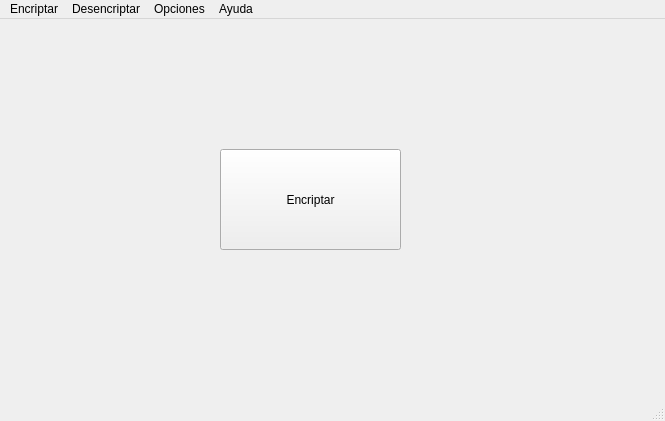
<?xml version="1.0" encoding="UTF-8"?>
<ui version="4.0">
 <class>Windowbuttom</class>
 <widget class="QMainWindow" name="Windowbuttom">
  <property name="geometry">
   <rect>
    <x>0</x>
    <y>0</y>
    <width>665</width>
    <height>421</height>
   </rect>
  </property>
  <property name="windowTitle">
   <string>MainWindow</string>
  </property>
  <widget class="QWidget" name="centralwidget">
   <widget class="QPushButton" name="pushButton">
    <property name="geometry">
     <rect>
      <x>220</x>
      <y>130</y>
      <width>181</width>
      <height>101</height>
     </rect>
    </property>
    <property name="text">
     <string>Encriptar</string>
    </property>
   </widget>
  </widget>
  <widget class="QMenuBar" name="menubar">
   <property name="geometry">
    <rect>
     <x>0</x>
     <y>0</y>
     <width>665</width>
     <height>26</height>
    </rect>
   </property>
   <widget class="QMenu" name="menuEncriptar">
    <property name="title">
     <string>Encriptar</string>
    </property>
   </widget>
   <widget class="QMenu" name="menuDesencriptar">
    <property name="title">
     <string>Desencriptar</string>
    </property>
   </widget>
   <widget class="QMenu" name="menuOpciones">
    <property name="title">
     <string>Opciones</string>
    </property>
   </widget>
   <widget class="QMenu" name="menuAyuda">
    <property name="title">
     <string>Ayuda</string>
    </property>
   </widget>
   <addaction name="menuEncriptar"/>
   <addaction name="menuDesencriptar"/>
   <addaction name="menuOpciones"/>
   <addaction name="menuAyuda"/>
  </widget>
  <widget class="QStatusBar" name="statusbar"/>
 </widget>
 <resources/>
 <connections/>
</ui>
